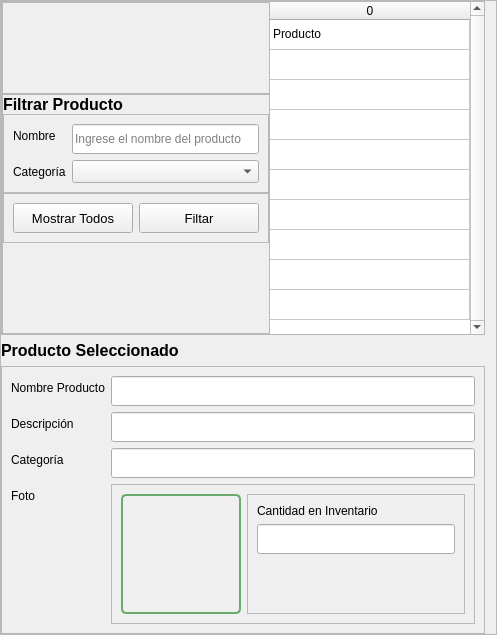
          <widget class="QFrame" name="frame_31">
           <property name="maximumSize">
            <size>
             <width>800</width>
             <height>16777215</height>
            </size>
           </property>
           <property name="frameShape">
            <enum>QFrame::StyledPanel</enum>
           </property>
           <property name="frameShadow">
            <enum>QFrame::Raised</enum>
           </property>
           <layout class="QVBoxLayout" name="verticalLayout_3">
            <property name="spacing">
             <number>6</number>
            </property>
            <property name="leftMargin">
             <number>0</number>
            </property>
            <property name="topMargin">
             <number>0</number>
            </property>
            <property name="bottomMargin">
             <number>0</number>
            </property>
            <item>
             <widget class="QFrame" name="frame_16">
              <property name="frameShape">
               <enum>QFrame::StyledPanel</enum>
              </property>
              <property name="frameShadow">
               <enum>QFrame::Raised</enum>
              </property>
              <layout class="QHBoxLayout" name="horizontalLayout_11" stretch="0,0">
               <property name="spacing">
                <number>0</number>
               </property>
               <property name="leftMargin">
                <number>0</number>
               </property>
               <property name="topMargin">
                <number>0</number>
               </property>
               <property name="rightMargin">
                <number>0</number>
               </property>
               <property name="bottomMargin">
                <number>0</number>
               </property>
               <item>
                <widget class="QFrame" name="frame_18">
                 <property name="frameShape">
                  <enum>QFrame::StyledPanel</enum>
                 </property>
                 <property name="frameShadow">
                  <enum>QFrame::Raised</enum>
                 </property>
                 <layout class="QVBoxLayout" name="verticalLayout_21">
                  <property name="spacing">
                   <number>0</number>
                  </property>
                  <property name="leftMargin">
                   <number>0</number>
                  </property>
                  <property name="topMargin">
                   <number>0</number>
                  </property>
                  <property name="rightMargin">
                   <number>0</number>
                  </property>
                  <property name="bottomMargin">
                   <number>0</number>
                  </property>
                  <item>
                   <spacer name="verticalSpacer_5">
                    <property name="orientation">
                     <enum>Qt::Vertical</enum>
                    </property>
                    <property name="sizeHint" stdset="0">
                     <size>
                      <width>20</width>
                      <height>40</height>
                     </size>
                    </property>
                   </spacer>
                  </item>
                  <item>
                   <widget class="QFrame" name="frame_2">
                    <property name="frameShape">
                     <enum>QFrame::StyledPanel</enum>
                    </property>
                    <property name="frameShadow">
                     <enum>QFrame::Raised</enum>
                    </property>
                    <layout class="QGridLayout" name="gridLayout_2">
                     <property name="leftMargin">
                      <number>0</number>
                     </property>
                     <property name="topMargin">
                      <number>0</number>
                     </property>
                     <property name="rightMargin">
                      <number>0</number>
                     </property>
                     <property name="bottomMargin">
                      <number>0</number>
                     </property>
                    </layout>
                   </widget>
                  </item>
                  <item>
                   <widget class="QLabel" name="label_9">
                    <property name="font">
                     <font>
                      <pointsize>10</pointsize>
                      <italic>false</italic>
                      <bold>false</bold>
                     </font>
                    </property>
                    <property name="text">
                     <string>&lt;html&gt;&lt;head/&gt;&lt;body&gt;&lt;p&gt;&lt;span style=&quot; font-size:12pt; font-weight:700;&quot;&gt;Filtrar Producto&lt;/span&gt;&lt;/p&gt;&lt;/body&gt;&lt;/html&gt;</string>
                    </property>
                   </widget>
                  </item>
                  <item>
                   <widget class="QFrame" name="frame_19">
                    <property name="frameShape">
                     <enum>QFrame::StyledPanel</enum>
                    </property>
                    <property name="frameShadow">
                     <enum>QFrame::Raised</enum>
                    </property>
                    <layout class="QFormLayout" name="formLayout_5">
                     <item row="0" column="0">
                      <widget class="QLabel" name="labelVersion_29">
                       <property name="lineWidth">
                        <number>1</number>
                       </property>
                       <property name="text">
                        <string>Nombre</string>
                       </property>
                       <property name="alignment">
                        <set>Qt::AlignLeading|Qt::AlignLeft|Qt::AlignVCenter</set>
                       </property>
                      </widget>
                     </item>
                     <item row="0" column="1">
                      <widget class="QLineEdit" name="nomProFilText">
                       <property name="minimumSize">
                        <size>
                         <width>0</width>
                         <height>30</height>
                        </size>
                       </property>
                       <property name="text">
                        <string/>
                       </property>
                       <property name="placeholderText">
                        <string>Ingrese el nombre del producto</string>
                       </property>
                      </widget>
                     </item>
                     <item row="1" column="0">
                      <widget class="QLabel" name="labelVersion_28">
                       <property name="lineWidth">
                        <number>1</number>
                       </property>
                       <property name="text">
                        <string>Categoría</string>
                       </property>
                       <property name="alignment">
                        <set>Qt::AlignLeading|Qt::AlignLeft|Qt::AlignVCenter</set>
                       </property>
                      </widget>
                     </item>
                     <item row="1" column="1">
                      <widget class="QComboBox" name="catProFilCombo">
                       <property name="font">
                        <font>
                         <pointsize>10</pointsize>
                         <italic>false</italic>
                         <bold>false</bold>
                        </font>
                       </property>
                       <property name="autoFillBackground">
                        <bool>false</bool>
                       </property>
                       <property name="currentIndex">
                        <number>-1</number>
                       </property>
                       <property name="iconSize">
                        <size>
                         <width>16</width>
                         <height>16</height>
                        </size>
                       </property>
                       <property name="placeholderText">
                        <string>Seleccione una opción</string>
                       </property>
                       <property name="frame">
                        <bool>true</bool>
                       </property>
                       <item>
                        <property name="text">
                         <string>Fotocopiado</string>
                        </property>
                       </item>
                       <item>
                        <property name="text">
                         <string>Impresión</string>
                        </property>
                       </item>
                       <item>
                        <property name="text">
                         <string>Laminado</string>
                        </property>
                       </item>
                      </widget>
                     </item>
                    </layout>
                   </widget>
                  </item>
                  <item>
                   <widget class="QFrame" name="frame_20">
                    <property name="frameShape">
                     <enum>QFrame::StyledPanel</enum>
                    </property>
                    <property name="frameShadow">
                     <enum>QFrame::Raised</enum>
                    </property>
                    <layout class="QHBoxLayout" name="horizontalLayout_2">
                     <item>
                      <widget class="QPushButton" name="pedResButton">
                       <property name="minimumSize">
                        <size>
                         <width>120</width>
                         <height>30</height>
                        </size>
                       </property>
                       <property name="font">
                        <font>
                         <pointsize>10</pointsize>
                         <italic>false</italic>
                         <bold>false</bold>
                        </font>
                       </property>
                       <property name="cursor">
                        <cursorShape>PointingHandCursor</cursorShape>
                       </property>
                       <property name="text">
                        <string>Mostrar Todos</string>
                       </property>
                       <property name="icon">
                        <iconset resource="../../resources.qrc">
                         <normaloff>:/icons/images/icons/cil-magnifying-glass.png</normaloff>:/icons/images/icons/cil-magnifying-glass.png</iconset>
                       </property>
                      </widget>
                     </item>
                     <item>
                      <widget class="QPushButton" name="pedBusButton">
                       <property name="minimumSize">
                        <size>
                         <width>120</width>
                         <height>30</height>
                        </size>
                       </property>
                       <property name="font">
                        <font>
                         <pointsize>10</pointsize>
                         <italic>false</italic>
                         <bold>false</bold>
                        </font>
                       </property>
                       <property name="cursor">
                        <cursorShape>PointingHandCursor</cursorShape>
                       </property>
                       <property name="text">
                        <string>Filtar</string>
                       </property>
                       <property name="icon">
                        <iconset resource="../../resources.qrc">
                         <normaloff>:/icons/images/icons/cil-find-in-page.png</normaloff>:/icons/images/icons/cil-find-in-page.png</iconset>
                       </property>
                      </widget>
                     </item>
                    </layout>
                   </widget>
                  </item>
                  <item>
                   <spacer name="verticalSpacer_7">
                    <property name="orientation">
                     <enum>Qt::Vertical</enum>
                    </property>
                    <property name="sizeHint" stdset="0">
                     <size>
                      <width>20</width>
                      <height>40</height>
                     </size>
                    </property>
                   </spacer>
                  </item>
                 </layout>
                </widget>
               </item>
               <item>
                <widget class="QTableWidget" name="proTable">
                 <property name="sizePolicy">
                  <sizepolicy hsizetype="Expanding" vsizetype="Expanding">
                   <horstretch>0</horstretch>
                   <verstretch>0</verstretch>
                  </sizepolicy>
                 </property>
                 <property name="frameShape">
                  <enum>QFrame::NoFrame</enum>
                 </property>
                 <property name="verticalScrollBarPolicy">
                  <enum>Qt::ScrollBarAlwaysOn</enum>
                 </property>
                 <property name="sizeAdjustPolicy">
                  <enum>QAbstractScrollArea::AdjustToContents</enum>
                 </property>
                 <property name="editTriggers">
                  <set>QAbstractItemView::NoEditTriggers</set>
                 </property>
                 <property name="selectionMode">
                  <enum>QAbstractItemView::SingleSelection</enum>
                 </property>
                 <property name="selectionBehavior">
                  <enum>QAbstractItemView::SelectRows</enum>
                 </property>
                 <property name="showGrid">
                  <bool>true</bool>
                 </property>
                 <property name="gridStyle">
                  <enum>Qt::SolidLine</enum>
                 </property>
                 <property name="sortingEnabled">
                  <bool>false</bool>
                 </property>
                 <attribute name="horizontalHeaderVisible">
                  <bool>true</bool>
                 </attribute>
                 <attribute name="horizontalHeaderCascadingSectionResizes">
                  <bool>true</bool>
                 </attribute>
                 <attribute name="horizontalHeaderDefaultSectionSize">
                  <number>200</number>
                 </attribute>
                 <attribute name="horizontalHeaderStretchLastSection">
                  <bool>true</bool>
                 </attribute>
                 <attribute name="verticalHeaderVisible">
                  <bool>false</bool>
                 </attribute>
                 <attribute name="verticalHeaderCascadingSectionResizes">
                  <bool>false</bool>
                 </attribute>
                 <attribute name="verticalHeaderHighlightSections">
                  <bool>false</bool>
                 </attribute>
                 <attribute name="verticalHeaderStretchLastSection">
                  <bool>false</bool>
                 </attribute>
                 <row>
                  <property name="text">
                   <string>New Row</string>
                  </property>
                  <property name="font">
                   <font/>
                  </property>
                 </row>
                 <row>
                  <property name="text">
                   <string>New Row</string>
                  </property>
                 </row>
                 <row>
                  <property name="text">
                   <string>New Row</string>
                  </property>
                 </row>
                 <row>
                  <property name="text">
                   <string>New Row</string>
                  </property>
                 </row>
                 <row>
                  <property name="text">
                   <string>New Row</string>
                  </property>
                 </row>
                 <row>
                  <property name="text">
                   <string>New Row</string>
                  </property>
                 </row>
                 <row>
                  <property name="text">
                   <string>New Row</string>
                  </property>
                 </row>
                 <row>
                  <property name="text">
                   <string>New Row</string>
                  </property>
                 </row>
                 <row>
                  <property name="text">
                   <string>New Row</string>
                  </property>
                 </row>
                 <row>
                  <property name="text">
                   <string>New Row</string>
                  </property>
                 </row>
                 <column>
                  <property name="text">
                   <string>0</string>
                  </property>
                 </column>
                 <item row="0" column="0">
                  <property name="text">
                   <string>Producto</string>
                  </property>
                 </item>
                </widget>
               </item>
              </layout>
             </widget>
            </item>
            <item>
             <widget class="QLabel" name="label_8">
              <property name="font">
               <font>
                <pointsize>10</pointsize>
                <italic>false</italic>
                <bold>false</bold>
               </font>
              </property>
              <property name="text">
               <string>&lt;html&gt;&lt;head/&gt;&lt;body&gt;&lt;p&gt;&lt;span style=&quot; font-size:12pt; font-weight:700;&quot;&gt;Producto Seleccionado&lt;/span&gt;&lt;/p&gt;&lt;/body&gt;&lt;/html&gt;</string>
              </property>
             </widget>
            </item>
            <item>
             <widget class="QFrame" name="frame_21">
              <property name="minimumSize">
               <size>
                <width>0</width>
                <height>0</height>
               </size>
              </property>
              <property name="frameShape">
               <enum>QFrame::StyledPanel</enum>
              </property>
              <property name="frameShadow">
               <enum>QFrame::Raised</enum>
              </property>
              <layout class="QFormLayout" name="formLayout_6">
               <item row="0" column="0">
                <widget class="QLabel" name="labelVersion_33">
                 <property name="lineWidth">
                  <number>1</number>
                 </property>
                 <property name="text">
                  <string>Nombre Producto</string>
                 </property>
                 <property name="alignment">
                  <set>Qt::AlignLeading|Qt::AlignLeft|Qt::AlignVCenter</set>
                 </property>
                </widget>
               </item>
               <item row="0" column="1">
                <widget class="QLineEdit" name="nomProSelText">
                 <property name="minimumSize">
                  <size>
                   <width>0</width>
                   <height>30</height>
                  </size>
                 </property>
                 <property name="text">
                  <string/>
                 </property>
                </widget>
               </item>
               <item row="1" column="0">
                <widget class="QLabel" name="labelVersion_34">
                 <property name="lineWidth">
                  <number>1</number>
                 </property>
                 <property name="text">
                  <string>Descripción</string>
                 </property>
                 <property name="alignment">
                  <set>Qt::AlignLeading|Qt::AlignLeft|Qt::AlignVCenter</set>
                 </property>
                </widget>
               </item>
               <item row="1" column="1">
                <widget class="QLineEdit" name="desProSelText">
                 <property name="minimumSize">
                  <size>
                   <width>0</width>
                   <height>30</height>
                  </size>
                 </property>
                 <property name="text">
                  <string/>
                 </property>
                </widget>
               </item>
               <item row="2" column="0">
                <widget class="QLabel" name="labelVersion_32">
                 <property name="lineWidth">
                  <number>1</number>
                 </property>
                 <property name="text">
                  <string>Categoría</string>
                 </property>
                 <property name="alignment">
                  <set>Qt::AlignLeading|Qt::AlignLeft|Qt::AlignVCenter</set>
                 </property>
                </widget>
               </item>
               <item row="2" column="1">
                <widget class="QLineEdit" name="catProSelText">
                 <property name="minimumSize">
                  <size>
                   <width>0</width>
                   <height>30</height>
                  </size>
                 </property>
                 <property name="text">
                  <string/>
                 </property>
                </widget>
               </item>
               <item row="3" column="0">
                <widget class="QLabel" name="labelVersion_31">
                 <property name="lineWidth">
                  <number>1</number>
                 </property>
                 <property name="text">
                  <string>Foto</string>
                 </property>
                 <property name="alignment">
                  <set>Qt::AlignLeading|Qt::AlignLeft|Qt::AlignVCenter</set>
                 </property>
                </widget>
               </item>
               <item row="3" column="1">
                <widget class="QFrame" name="frame_6">
                 <property name="frameShape">
                  <enum>QFrame::StyledPanel</enum>
                 </property>
                 <property name="frameShadow">
                  <enum>QFrame::Raised</enum>
                 </property>
                 <layout class="QHBoxLayout" name="horizontalLayout">
                  <item>
                   <widget class="QLabel" name="proFotLabel">
                    <property name="minimumSize">
                     <size>
                      <width>120</width>
                      <height>120</height>
                     </size>
                    </property>
                    <property name="maximumSize">
                     <size>
                      <width>120</width>
                      <height>120</height>
                     </size>
                    </property>
                    <property name="styleSheet">
                     <string notr="true">/*---- QLabel  ----*/
QLabel {
    border-radius: 5px;
    border: 2px solid #6AAB6D;
}

QLabel:hover {
    border: 2px solid #3C6B4A;
}

QLabel:focus {
    border: 2px solid #FFF59D;
}

QLabel:disabled {
    border: 2px solid #808080;
}</string>
                    </property>
                    <property name="scaledContents">
                     <bool>true</bool>
                    </property>
                   </widget>
                  </item>
                  <item>
                   <widget class="QFrame" name="frame_7">
                    <property name="frameShape">
                     <enum>QFrame::StyledPanel</enum>
                    </property>
                    <property name="frameShadow">
                     <enum>QFrame::Raised</enum>
                    </property>
                    <layout class="QVBoxLayout" name="verticalLayout_5">
                     <item>
                      <widget class="QLabel" name="labelVersion_39">
                       <property name="lineWidth">
                        <number>1</number>
                       </property>
                       <property name="text">
                        <string>Cantidad en Inventario</string>
                       </property>
                       <property name="alignment">
                        <set>Qt::AlignLeading|Qt::AlignLeft|Qt::AlignVCenter</set>
                       </property>
                      </widget>
                     </item>
                     <item>
                      <widget class="QLineEdit" name="canProSelText">
                       <property name="minimumSize">
                        <size>
                         <width>0</width>
                         <height>30</height>
                        </size>
                       </property>
                       <property name="text">
                        <string/>
                       </property>
                      </widget>
                     </item>
                     <item>
                      <spacer name="verticalSpacer">
                       <property name="orientation">
                        <enum>Qt::Vertical</enum>
                       </property>
                       <property name="sizeHint" stdset="0">
                        <size>
                         <width>20</width>
                         <height>40</height>
                        </size>
                       </property>
                      </spacer>
                     </item>
                    </layout>
                   </widget>
                  </item>
                 </layout>
                </widget>
               </item>
              </layout>
             </widget>
            </item>
           </layout>
          </widget>
